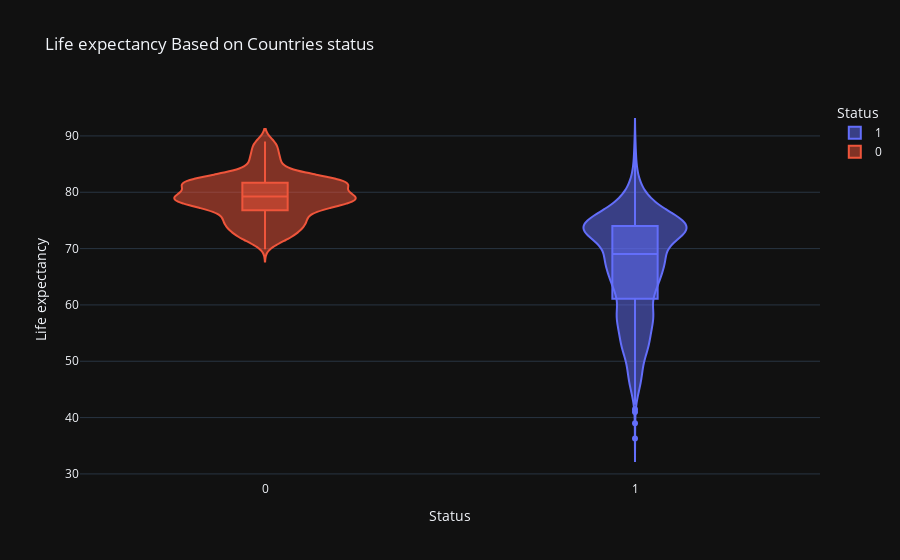

The cell this chart's notebook holds for it:
### Code cell
fig=px.violin(df,x='Status',y='Life expectancy ',color='Status',template='plotly_dark',box=True,title='Life expectancy Based on Countries status')
fig.show()

### Figure 1 — Plotly figure (JSON) as saved in the notebook; plotly's stock layout.template omitted (floating-point values rounded to 4 significant figures; data arrays with more than 128 entries replaced by an {"elided": "..."} marker saying what was removed)
{"data": [{"alignmentgroup": "True", "box": {"visible": true}, "hovertemplate": "Status=%{x}<br>Life expectancy =%{y}<extra></extra>", "legendgroup": "1", "marker": {"color": "#636efa"}, "name": "1", "offsetgroup": "1", "orientation": "v", "scalegroup": "True", "showlegend": true, "x": {"elided": "2426 int values"}, "x0": " ", "xaxis": "x", "y": {"elided": "2426 float values"}, "y0": " ", "yaxis": "y", "type": "violin"}, {"alignmentgroup": "True", "box": {"visible": true}, "hovertemplate": "Status=%{x}<br>Life expectancy =%{y}<extra></extra>", "legendgroup": "0", "marker": {"color": "#EF553B"}, "name": "0", "offsetgroup": "0", "orientation": "v", "scalegroup": "True", "showlegend": true, "x": {"elided": "512 int values"}, "x0": " ", "xaxis": "x", "y": {"elided": "512 float values"}, "y0": " ", "yaxis": "y", "type": "violin"}], "layout": {"xaxis": {"anchor": "y", "domain": [0, 1], "title": {"text": "Status"}, "categoryorder": "array", "categoryarray": [1, 0]}, "yaxis": {"anchor": "x", "domain": [0, 1], "title": {"text": "Life expectancy "}}, "legend": {"title": {"text": "Status"}, "tracegroupgap": 0}, "title": {"text": "Life expectancy Based on Countries status"}, "violinmode": "overlay"}}
